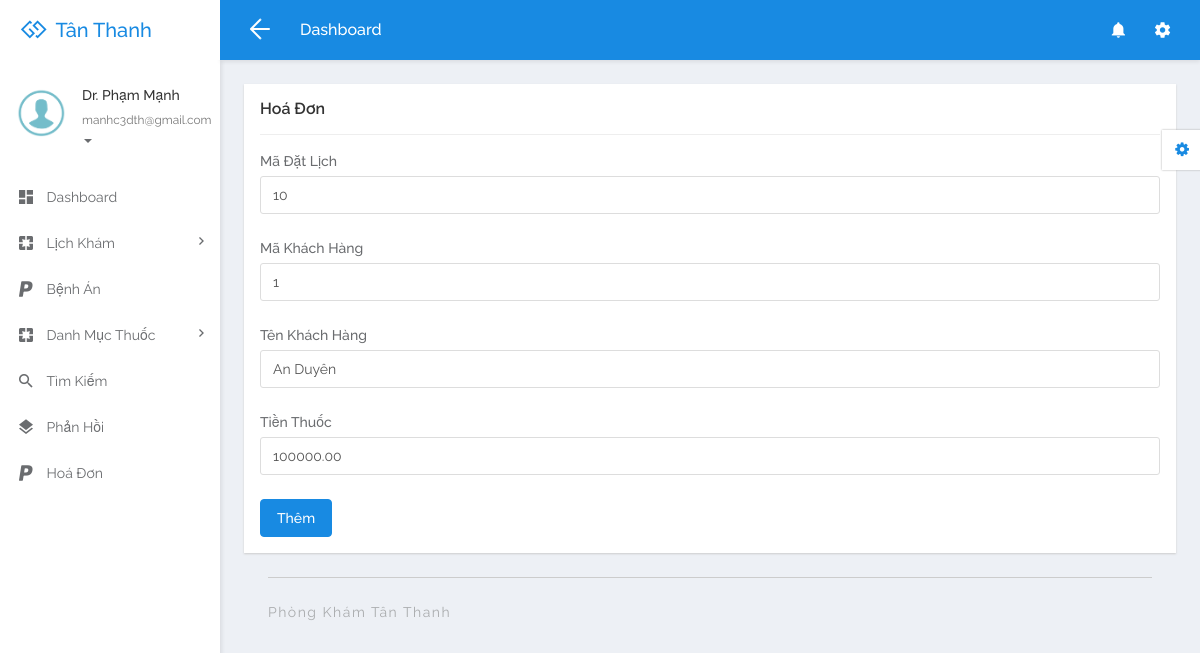
The app's page /doctor/add-hoadon.php?editid=1 (signed in) with its own data.
### tables this page shows
CREATE TABLE `donthuoc` (
  `id_donthuoc` int(11) NOT NULL COMMENT 'Primary Key',
  `hosobenhan_id` int(11) DEFAULT NULL,
  `tenkhachhang` varchar(255) DEFAULT NULL,
  `tendonthuoc` varchar(255) DEFAULT NULL,
  `ghichu` varchar(255) DEFAULT NULL,
  `create_time` datetime DEFAULT NULL COMMENT 'Create Time'
);

CREATE TABLE `hosobenhan` (
  `id` int(11) NOT NULL,
  `appoiment_id` int(11) DEFAULT NULL,
  `doctor_id` int(11) DEFAULT NULL,
  `specialization_id` int(3) DEFAULT NULL,
  `hoten` varchar(255) DEFAULT NULL,
  `ngaysinh` date DEFAULT NULL,
  `gioitinh` varchar(200) DEFAULT NULL,
  `diachi` varchar(200) DEFAULT NULL,
  `ngaykham` date DEFAULT NULL,
  `chandoan` varchar(200) DEFAULT NULL,
  `phuongphapdieutri` varchar(200) DEFAULT NULL,
  `ketquadieutri` varchar(200) DEFAULT NULL
);

CREATE TABLE `chitietdonthuoc` (
  `id_donthuoc` int(11) NOT NULL,
  `medicine_id` varchar(255) DEFAULT NULL,
  `dongia` decimal(10,2) NOT NULL,
  `soluong` int(11) NOT NULL,
  `thanhtien` decimal(10,2) NOT NULL,
  `create_time` datetime DEFAULT NULL COMMENT 'Create Time'
);

CREATE TABLE `tbldoctor` (
  `ID` int(5) NOT NULL,
  `FullName` varchar(250) DEFAULT NULL,
  `MobileNumber` bigint(10) DEFAULT NULL,
  `Email` varchar(250) DEFAULT NULL,
  `Specialization` varchar(250) DEFAULT NULL,
  `Password` varchar(259) DEFAULT NULL,
  `qrcode` varchar(255) DEFAULT NULL,
  `role` int(11) NOT NULL,
  `CreationDate` timestamp NULL DEFAULT current_timestamp()
);

### doctor/add-hoadon.php (the view, shortened to what this page needs)
<?php
include('includes/dbconnection.php');
if (strlen($_SESSION['damsid']==0)) {
	header('location:logout.php');
	} else{
  ?>
  <!DOCTYPE html>
<html lang="en">
<head>
	<link rel="stylesheet" href="libs/bower/font-awesome/css/font-awesome.min.css">
	<link rel="stylesheet" href="libs/bower/material-design-iconic-font/dist/css/material-design-iconic-font.css">
	<link rel="stylesheet" href="libs/bower/animate.css/animate.min.css">
	<link rel="stylesheet" href="libs/bower/fullcalendar/dist/fullcalendar.min.css">
	<link rel="stylesheet" href="libs/bower/perfect-scrollbar/css/perfect-scrollbar.css">
	<link rel="stylesheet" href="assets/css/bootstrap.css">
	<link rel="stylesheet" href="assets/css/core.css">
	<link rel="stylesheet" href="assets/css/app.css">
</head>
<body class="menubar-left menubar-unfold menubar-light theme-primary">
<main id="app-main" class="app-main">
  <div class="wrap">
	<section class="app-content">
		<div class="row">
			<div class="col-md-12">
				<div class="widget">
					<header class="widget-header">
						<h4 class="widget-title">Hoá Đơn</h4>
					</header>
					<hr class="widget-separator">
					<div class="widget-body">
                    <?php
                  $eid=$_GET['editid'];
                  $sql="SELECT * from donthuoc as dt INNER JOIN hosobenhan as hs on dt.hosobenhan_id = hs.id
				  INNER JOIN chitietdonthuoc as ctdt on dt.id_donthuoc = ctdt.id_donthuoc
				  where dt.id_donthuoc = :eid";
                  $query = $dbh -> prepare($sql);
                  $query-> bindParam(':eid', $eid, PDO::PARAM_STR);
                  $query->execute();
                  $results=$query->fetchAll(PDO::FETCH_OBJ);
                  $cnt=1;
                  if($query->rowCount() > 0)
                  {
                  foreach($results as $row)
                  {?>
				<form method="post">
					<div class="form-group">
							<label for="">Mã Đặt Lịch</label>
							<input type="text" class="form-control" value="<?php echo $row->appoiment_id?> "name="iddatlich" >
						</div>
					<div class="form-group">
						<label for="">Mã Khách Hàng</label>
						<input type="text" class="form-control" value="<?php echo $row->hosobenhan_id?> " name="idkhachhang" >
					</div>
					<div class="form-group">
						<label for="">Tên Khách Hàng </label>
						<input type="text" class="form-control"  value="<?php echo $row->hoten?> " name="tenkhachhang" >
					</div>
					<div class="form-group">
						<label for="">Tiền Thuốc </label>
						<input type="text" class="form-control"  value="<?php echo $row->thanhtien?> " name="thanhtien" >
					</div>
					<button type="submit" class="btn btn-primary" name="submitbtn">Thêm</button>
				</form>
                  <?php $cnt=$cnt+1;}
                }
?>
					</div>
				</div>
			</div>
        </div>
 <?php include_once('includes/header.php');?>
<?php include_once('includes/sidebar.php');?>
 <?php include_once('includes/footer.php');?>
</main>
<?php include_once('includes/customizer.php');?>
</body>
</html>
<?php }  ?>

### doctor/includes/sidebar.php (shortened to what this page needs)
<aside id="menubar" class="menubar light">
  <div class="app-user">
    <div class="media">
      <div class="media-left">
        <div class="avatar avatar-md avatar-circle">
          <a href="javascript:void(0)"><img class="img-responsive" src="assets/images/images.png" alt="avatar"/></a>
        </div>
      </div>
      <div class="media-body">
        <div class="foldable">
          <?php
$eid=$_SESSION['damsid'];
$sql="SELECT FullName,Email from  tbldoctor where ID=:eid";
$query = $dbh -> prepare($sql);
$query->bindParam(':eid',$eid,PDO::PARAM_STR);
$query->execute();
$results=$query->fetchAll(PDO::FETCH_OBJ);
foreach($results as $row)
{
$email=$row->Email;
$fname=$row->FullName;
}   ?>
          <h5><a href="javascript:void(0)" class="username"><?php  echo $fname ;?></a></h5>
          <ul>
            <li class="dropdown">
              <a href="javascript:void(0)" class="dropdown-toggle usertitle" data-toggle="dropdown" aria-haspopup="true" aria-expanded="false">
                <small><?php  echo $email;?></small>
                <span class="caret"></span>
              </a>
            </li>
          </ul>
        </div>
      </div>
    </div>
  </div>
  <div class="menubar-scroll">
    <div class="menubar-scroll-inner">
      <ul class="app-menu">
        <li class="has-submenu">
          <a href="dashboard.php">
            <i class="menu-icon zmdi zmdi-view-dashboard zmdi-hc-lg"></i>
            <span class="menu-text">Dashboard</span>
          </a>
        </li>
       <li class="has-submenu">
          <a href="javascript:void(0)" class="submenu-toggle">
            <i class="menu-icon zmdi zmdi-pages zmdi-hc-lg"></i>
            <span class="menu-text">Lịch Khám</span>
            <i class="menu-caret zmdi zmdi-hc-sm zmdi-chevron-right"></i>
          </a>
        </li>
        <li>
          <a href="medicalrecord.php">
            <i class="menu-icon zmdi zmdi-paypal zmdi-hc-lg"></i>
            <span class="menu-text">Bệnh Án</span>
          </a>
        </li>
        <li class="has-submenu">
          <a href="javascript:void(0)" class="submenu-toggle">
            <i class="menu-icon zmdi zmdi-pages zmdi-hc-lg"></i>
            <span class="menu-text">Danh Mục Thuốc</span>
            <i class="menu-caret zmdi zmdi-hc-sm zmdi-chevron-right"></i>
          </a>
        </li>
        <li>
          <a href="search.php">
            <i class="menu-icon zmdi zmdi-search zmdi-hc-lg"></i>
            <span class="menu-text">Tìm Kiếm</span>
          </a>
        </li>
        <li>
          <a href="appointment-bwdates.php">
            <i class="menu-icon zmdi zmdi-layers zmdi-hc-lg"></i>
            <span class="menu-text">Phản Hồi</span>
          </a>
        </li>
        <li>
          <a href="invoices.php">
            <i class="menu-icon zmdi zmdi-paypal zmdi-hc-lg"></i>
            <span class="menu-text">Hoá Đơn</span>
          </a>
        </li>
      </ul>
    </div>
  </div>
</aside>

### records on screen
donthuoc: iddatlich "10", idkhachhang "1", tenkhachhang "An Duyên", thanhtien "100000.00"
tbldoctor: FullName "Dr. Phạm Mạnh", Email "manhc3dth@gmail.com"
